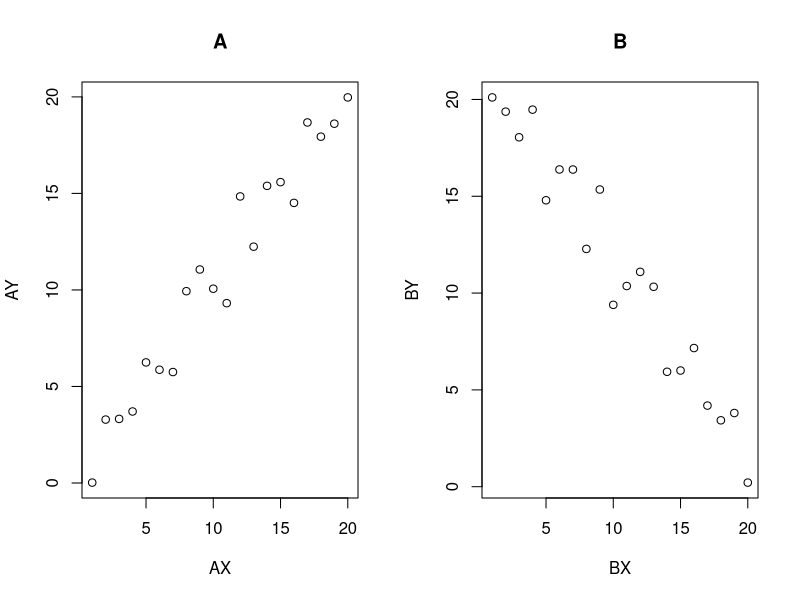
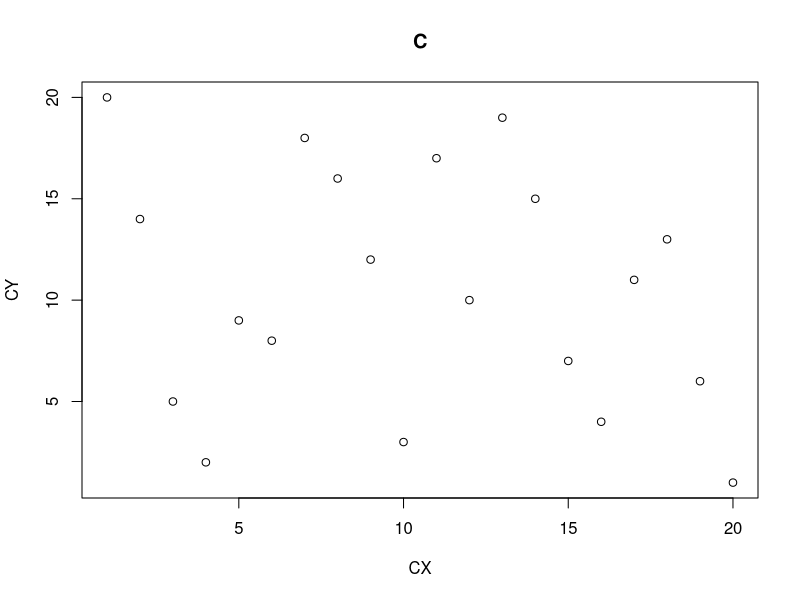
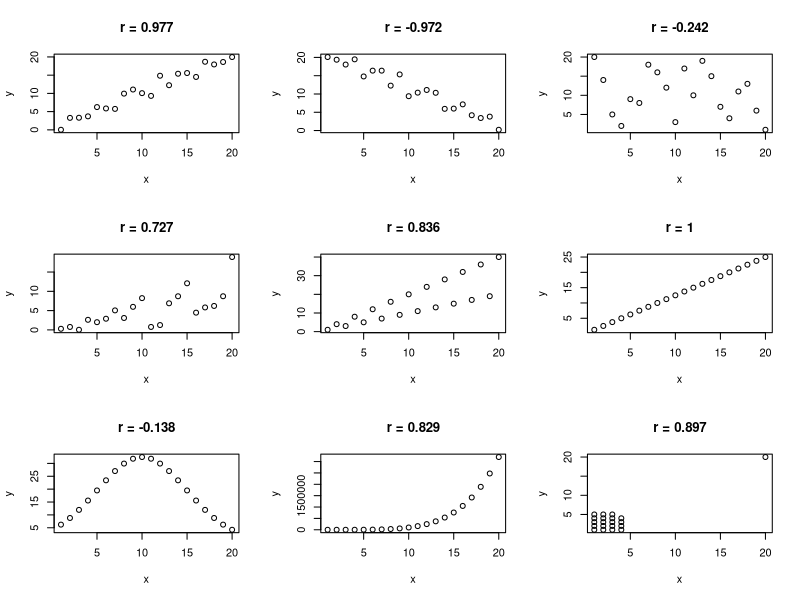
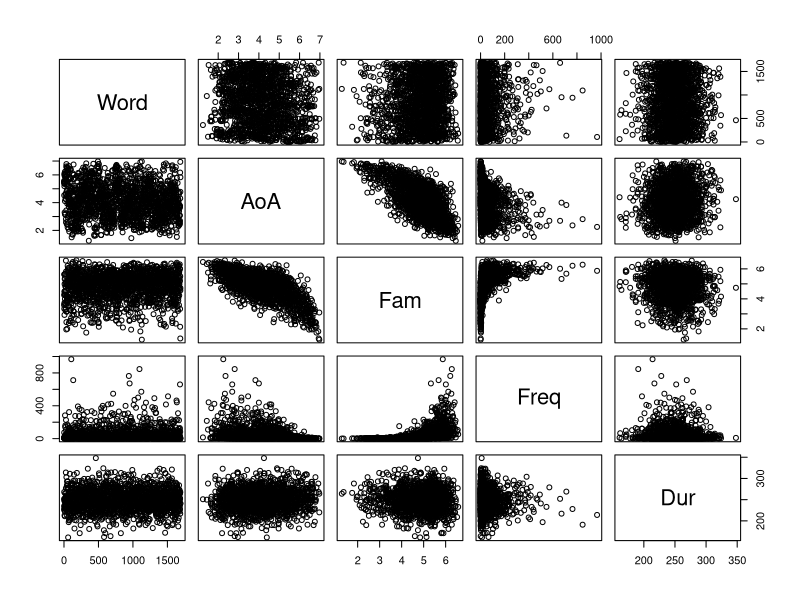
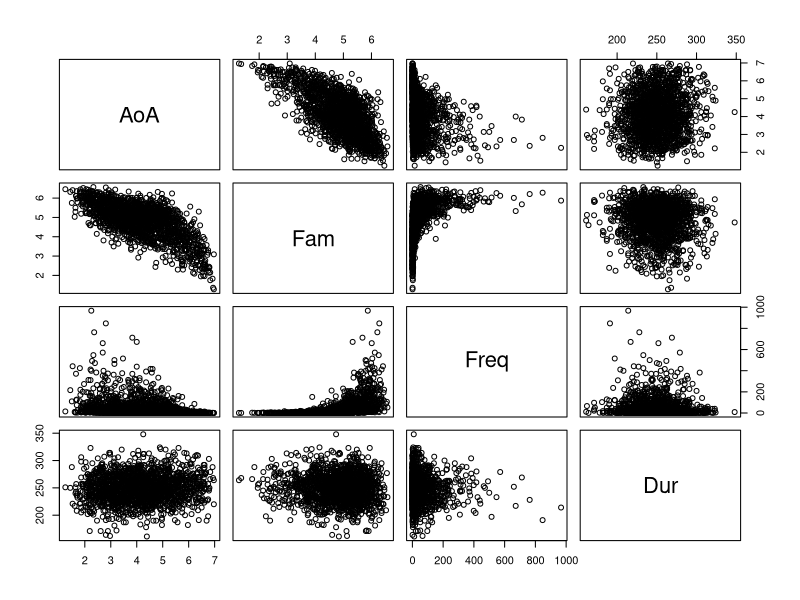
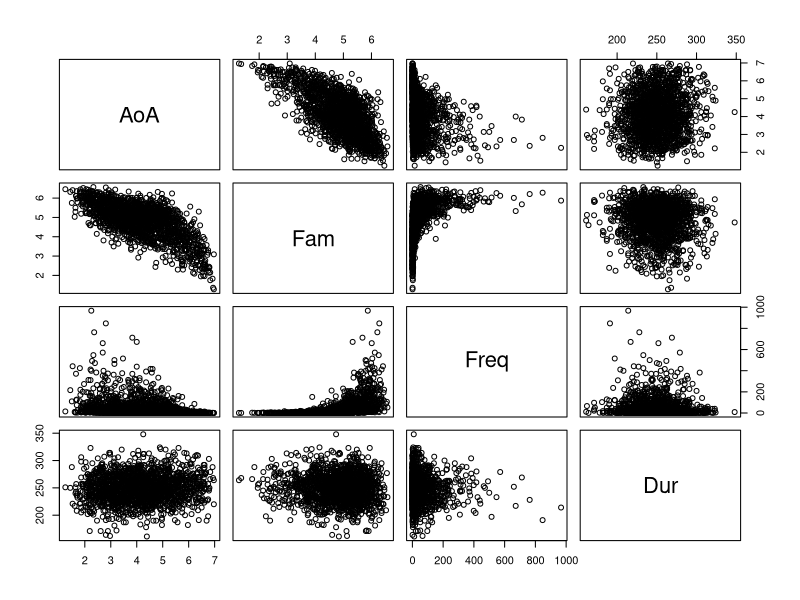
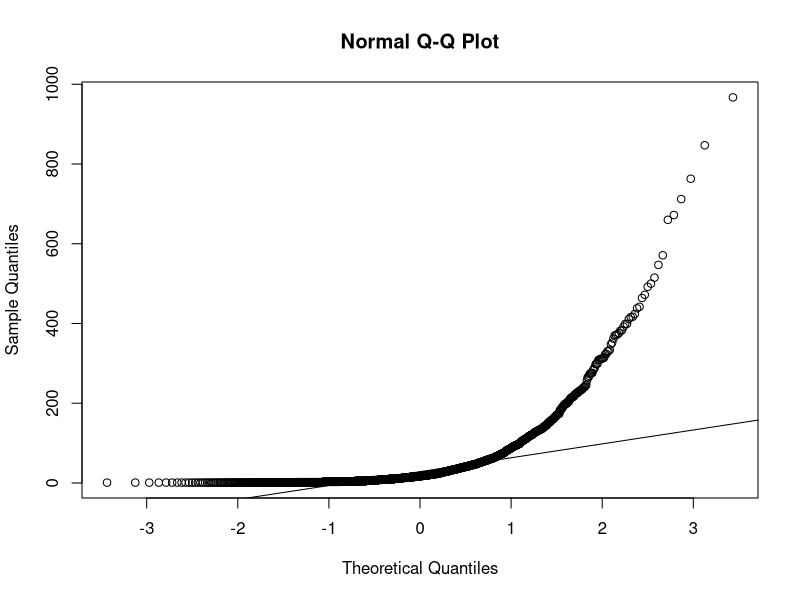
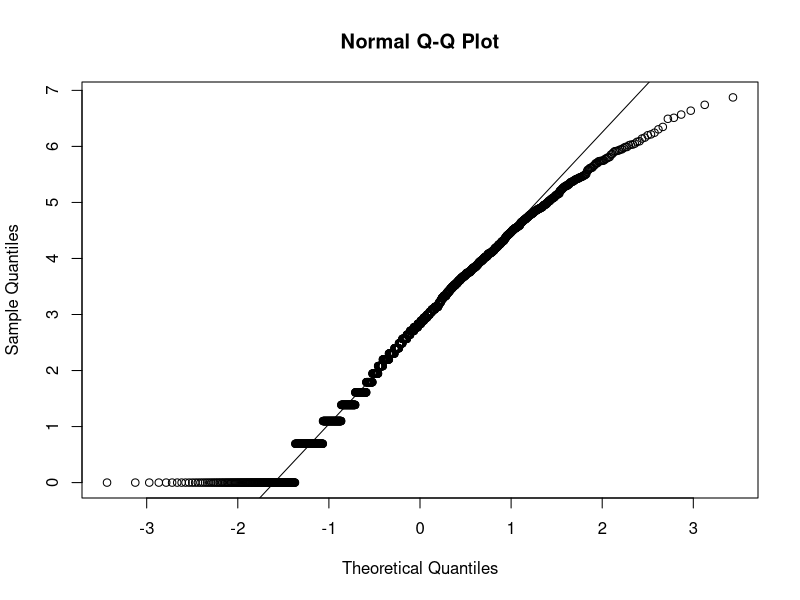

R code for these plots, in order: (Note: this script raises an error after producing the figures.)
# 先設定工作目錄！

# 第二節
fakecor = read.delim("scatterplots.txt")	# 將資料讀取為fakecor變數
# 將fakecor設為常駐物件，讓我們可以直接輸入該物件欄位名稱讀取欄位資料
attach(fakecor)

# 產生呈現變量之間關聯性的散佈圖
par(mfrow = c(1, 2))		# 設定圖表空間為1列2欄的排版
plot(AX, AY, main = "A")		# 圖一左放至第一欄
plot(BX, BY, main = "B")		# 圖一右放至第二欄
par(mfrow = c(1, 1))		# 恢復預設的圖表空間排版設定

# 練習一
plot(CX, CY, main = "C")	# XY之間似乎沒有非常明顯的相關性？

# 計算兩個散佈圖中兩個變量的相關係數r
cor(AX, AY)
#[1] 0.9772931
cor(BX, BY)
#[1] -0.9716553

# 練習二
# C組圖已在練習一中呈現
cor(CX, CY)             # 實際相關性係數呈現輕度負相關
cor(DX, DY)             # 實際相關性係數呈現高度正相關
cor(DX, DY)             # 實際相關性係數呈現高度正相關
cor(EX, EY)             # 實際相關性係數呈現高度正相關
cor(FX, FY)             # 實際相關性係數呈現完美正相關
cor(HX, HY)             # 實際相關性係數呈現高度正相關
cor(GX, GY)             # 實際相關性係數呈現輕度正相關

par(mfrow = c(3, 3))    # 設定3x3圖表空間

# 建立一個自訂函數plotCor()，接收兩個變量x與y
plotCor = function(x, y) {
  # paste()將字串與r係數的數字「黏」在一起，而round()將r係數四捨五入至小數第三位
  # 最終以plot()函數產生含標題的散佈圖
  plot(x, y, main = paste("r =", round(cor(x, y), 3)))
}

# 接著直接使用plotCor()函數就好，可以省去重覆許多程式碼的過程
plotCor(AX, AY)
plotCor(BX, BY)
plotCor(CX, CY)
plotCor(DX, DY)
plotCor(EX, EY)
plotCor(FX, FY)
plotCor(GX, GY)
plotCor(HX, HY)
plotCor(IX, IY)

par(mfrow = c(1, 1))    # 恢復預設圖表空間

# 解除fakeCor的常駐狀態
detach(fakecor)

# 第二之二節
fd = read.delim("freqdur.txt")	# 讀取freqdur.txt為fd變數

# 產生每兩組變量之前的相關性散佈圖
plot(fd)		# 依fd變數中的每個變量欄位產生變量相關性圖表
# 但我們不需要字詞編號與其他變量的相關性，所以用兩個方式去掉字詞編號的部份
plot(fd[,2:5])	# 依fd變數中的第二到第五變量欄位產生變量相關性圖表
plot(fd[,-1])	# fd變數中去掉第一欄位後產生變量相關性圖表

# 計算除了字詞編號之外所有變量之間的相關性係數
cor(fd[,-1])

# 測試詞頻資料是否符合常態分佈
qqnorm(fd$Freq)	# 產生fd變數中Freq欄位的常態分位數比較圖
qqline(fd$Freq)	# 產生fd變數中Freq欄位的理論常態分佈線

# 將詞頻進行對數轉換後，再次檢查轉換後的詞頻是否符合常態分佈
fd$LogFreq = log(fd$Freq)
qqnorm(fd$LogFreq)
qqline(fd$LogFreq)

# 利用經過對數轉換的詞頻再次產生相關性散佈圖以及計算相關係數
plot(fd$LogFreq, fd$Dur, xlab = "Log Frequency", ylab = "Duration (ms)")
cor(fd$LogFreq, fd$Dur)
#[1] -0.07608054

# 使用cor.test()檢測對數詞頻與字詞時長的微弱負相關性是否有統計上的顯著性
cor.test(fd$LogFreq, fd$Dur)

# 二之三節
# 練習三
IX.z = (fakecor$IX - mean(fakecor$IX)) / sd(fakecor$IX) # 轉換為z分數
IY.z = (fakecor$IY - mean(fakecor$IY)) / sd(fakecor$IY) # 轉換為z分數
# 套用皮爾遜相關係數公式得到r
I.r = sum(IX.z * IY.z) / (length(IX.z) - 1)
I.r
# [1] 0.896903362335511

my.test = cor.test(BX, BY)	# 將相關性測試結果儲存至my.test物件
my.test$estimate			# 取得相關係數
#cor 
#-0.9716553
my.test$statistic			# 取得t值
#t 
#-17.43801
my.test$parameter			# 取得自由度
#df
#18
my.test$p.value			# 取得p值
#[1] 1.012081e-12

# 練習四
# 樣本數
n = length(fakecor$BX)
# 將原始資料轉換為z分數
BX.z = scale(fakecor$BX)
BY.z = scale(fakecor$BY)
# 套用相關係數公式
B.r = sum(BX.z * BY.z) / (n - 1)
# 套用相關係數的t值公式
B.t = B.r / (sqrt(1 - B.r ^ 2) / sqrt(n - 2))
# t值為負數，所以雙尾p值就是pt()給出的左尾p值乘2即可
pt(B.t, df = n - 2) * 2
# [1] 1.012081e-12

# 縮小fakecor的BX與BY的樣本數，再次計算相關係數的統計顯著性
# 設定亂數種子，以便我們進行相同的隨機抽樣
set.seed(2)				
# 隨機從fd物件中的Word欄位取出100筆資料
fd100.items = sample(fd$Word, 100)	
# 從fd物件中取出fd的Word欄位有出現在fd100.items裡的子集合
fd100 = subset(fd, is.element(fd$Word, fd100.items))
# p值不顯著
cor.test(fd100$LogFreq, fd100$Dur)

# 二之四節
# 建立原始時間序列(按鍵順序)
x = 
   c(1,1,0,1,0,1,0,1,1,0,0,1,0,1,0,1,1,0,0,0,1,1,0,1,0,1,0,1,0,0,1,0,1,0,
     1,0,1,0,1,0,0,0,1,1,0,1,0,0,0,1,1,0,1,0,1,1,0,1,0,1,0,0,1,1,0,1,1,0,
     1,0,0,1,1,0,0,0,1,1,0,1,1,1,0,0,1,1,0,1,0,0,0,0,1,1,1,0,1,0,1,0,0,1,
     1,0,0,1,0,0,1,1,0,1,0,1,1,0,1,0,0,0)	
# 將x的最後一筆資料做為第一筆資料，再與剩下的x所有資料結合(延遲序列)
# x[length(x)] = 因為length(x)得到的是x的長度數值，所以將這個數值放入x[]
# 就能夠取得x的最後一筆資料
# x[1:length(x) - 1] = 按照上面的邏輯"1:length(x) - 1"代表的從"1"到"x長度-1"
# 的數值向量，所以把這個向量放入x[]，就能得到x的第一筆到倒數第二筆的資料
# 將最後一筆資料放在其他資料之前用c()結合，就得到了延遲序列
y = c(x[length(x)], x[1:length(x) - 1])
cor.test(x,y)

# 三之一節
plot(AX, AY)			# 使用scatterplots.txt裡的A組資料製作分佈圖
regress.line = lm(AY ~  AX)	# 產生y = a + bx的線性模型
abline(regress.line)		# 依線性模型方程式產生理想的迴歸線加到分佈圖上

library(ggplot2)
# 利用ggplot2產生相同的散佈圖
# 資料一樣是fakecor，而mapping的部份則分別將AX與AY對應至X軸與Y軸
ggplot(fakecor, aes(x = AX, y = AY)) + 
  # 加上每個資料點
  geom_point() + 
  # 以線性代數計算並加上迴歸線
  # se = 0的參數設定是省略繪製迴歸線的「標準誤」，稍後說明
  geom_smooth(method = "lm", se = 0) +
  theme_bw()	

# 利用類似的方式產生詞頻與時長的散佈圖與線性迴歸線
plot(fd$LogFreq, fd$Dur, xlab = "Log Frequency", ylab = "Duration(ms)")
# 利用lm()的參數data指定使用的資料物件，就可以在Y ~ X的語法中使用物件欄位名稱了
abline(lm(Dur ~ LogFreq, data = fd))

# 練習五
# 以ggplot2重製圖十一
library(ggplot2)
# 資料指定為fd，而mapping的部份則分別將LogFreq與Duration對應至X軸與Y軸
ggplot(fd, aes(x = LogFreq, y = Dur)) + 
  # 加上每個資料點
  geom_point() + 
  # 以線性代數計算並加上迴歸線
  # se = 0的參數設定是省略繪製迴歸線的「標準誤」，稍後說明
  geom_smooth(method = "lm", se = 0) +
  # 以labs()函數加上X軸與Y軸的標題
  labs(x = "Log Frequency", y = "Duration (ms)") +
  theme_bw()	

# 以predict()函數從線性迴歸模型中產生預測值
# 建立一個新的資料框，唯一一個欄位與線性迴歸模型中的X變量名稱相同(注意大小寫！)
# 這個欄位中只包含一個值：8
newfd = data.frame(LogFreq = 8)
# 以新的資料框中的X變量皆由線性迴歸模型預測Y變量(時長)的值
predict(lm(Dur ~ LogFreq, data = fd), newfd)
#1 
#243.0067
# 建立另一個新的資料框，這次代表X變量欄位中包含8至10三個值
newfd.2 = data.frame(LogFreq = 8:10) 

# 比較「完美」的模型與單純的線性模型
plot(AX, AY)		# 產生「scatterplots.txt」中A組資料的相關分佈圖
# 加上線型模型的迴歸線，調整寬度與樣式
abline(lm(AY ~ AX), lwd = 2, lty = 1)	
lines(AX, AY, lty = 2)	# 加上完美符合每個資料點的曲折線

# 再次以上面的資料框中的X變量皆由線性迴歸模型預測Y變量(時長)的值
predict(lm(Dur ~ LogFreq, data = fd), newfd.2)

# 三之二節
# 讀取regex檔案成為regdat資料框
regdat = read.delim("regex.txt")
# 檢視regdat物件裡的欄位名稱
colnames(regdat)				
#[1] "x" "y"
# 使用regdat建立y ~ x的線性迴歸模型
regdat.lm = lm(y ~ x, data = regdat)	
regdat.lm

plot(regdat$x, regdat$y, xlab = "x", ylab = "y")	# 產生xy散佈圖
abline(regdat.lm) # 加上迴歸線

# 呈現迴歸模型的摘要
summary(regdat.lm)

# 在相關性測試中發現與迴歸模型中斜率相同的相關係數p值
cor.test(regdat$x, regdat$y)

# 以anova()針對迴歸模型採用變異數分析，發現x的p值也和在迴歸模型中相同
anova(y ~ x, data = regdat)

# 三之三節